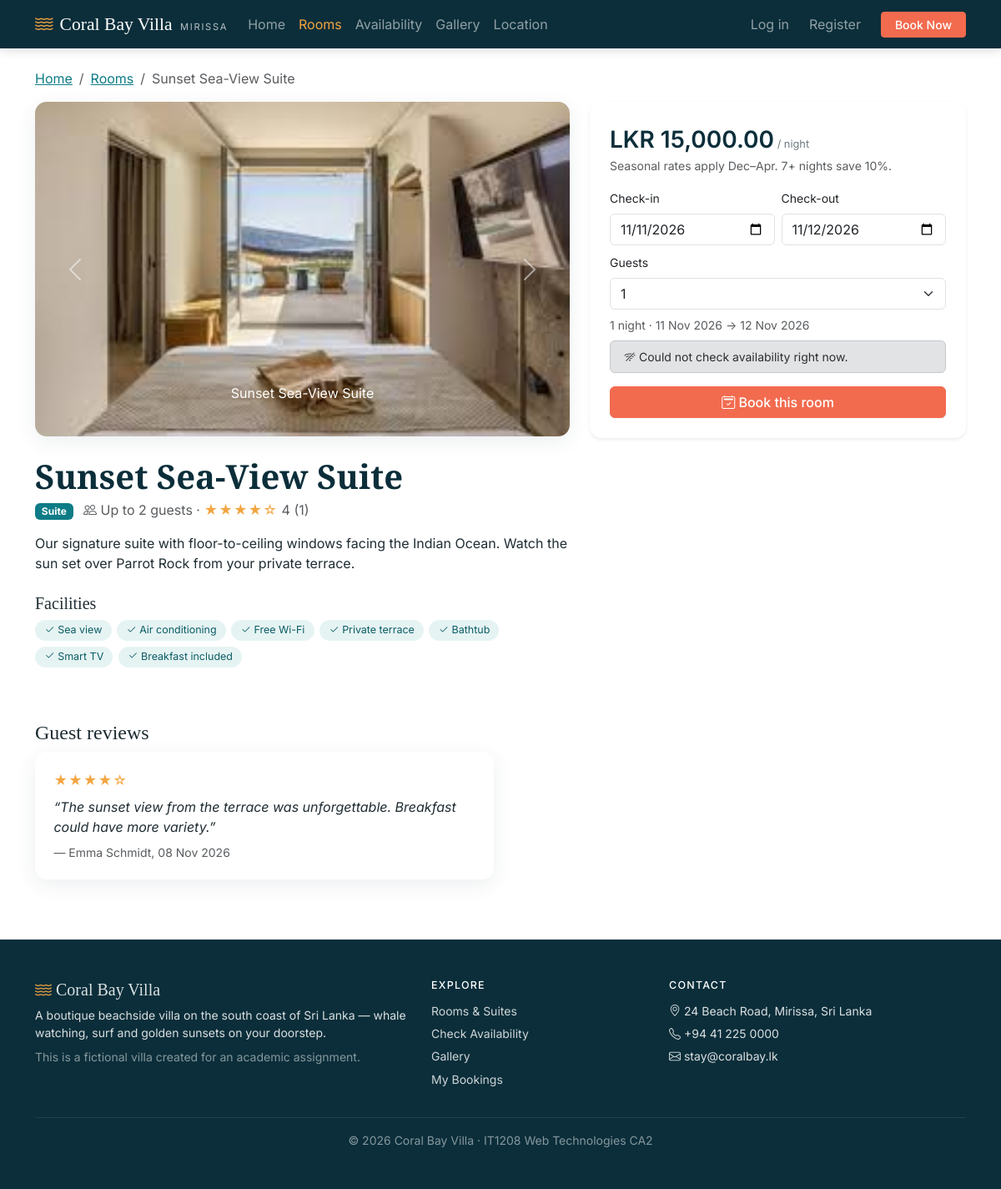
The page /room.php?id=3 on the database its author committed.
### tables this page shows
CREATE TABLE rooms (
    room_id          INT UNSIGNED AUTO_INCREMENT PRIMARY KEY,
    room_name        VARCHAR(100)  NOT NULL,
    room_type        ENUM('Standard','Deluxe','Suite','Family') NOT NULL,
    description      TEXT          NOT NULL,
    facilities       VARCHAR(255)  NOT NULL DEFAULT '',    
    price_per_night  DECIMAL(10,2) NOT NULL CHECK (price_per_night > 0),
    max_guests       TINYINT UNSIGNED NOT NULL CHECK (max_guests BETWEEN 1 AND 10),
    image            VARCHAR(255)  NOT NULL DEFAULT 'default.svg',
    room_status      ENUM('active','inactive') NOT NULL DEFAULT 'active',
    created_at       DATETIME      NOT NULL DEFAULT CURRENT_TIMESTAMP
);

CREATE TABLE room_images (
    image_id    INT UNSIGNED AUTO_INCREMENT PRIMARY KEY,
    room_id     INT UNSIGNED NOT NULL,
    file_name   VARCHAR(255) NOT NULL,
    caption     VARCHAR(150) NULL,
    CONSTRAINT fk_image_room FOREIGN KEY (room_id) REFERENCES rooms(room_id)
        ON DELETE CASCADE
);

CREATE TABLE reviews (
    review_id   INT UNSIGNED AUTO_INCREMENT PRIMARY KEY,
    booking_id  INT UNSIGNED NOT NULL UNIQUE,               
    user_id     INT UNSIGNED NOT NULL,
    room_id     INT UNSIGNED NOT NULL,
    rating      TINYINT UNSIGNED NOT NULL CHECK (rating BETWEEN 1 AND 5),
    comment     VARCHAR(1000) NOT NULL,
    created_at  DATETIME NOT NULL DEFAULT CURRENT_TIMESTAMP,
    CONSTRAINT fk_review_booking FOREIGN KEY (booking_id) REFERENCES bookings(booking_id) ON DELETE CASCADE,
    CONSTRAINT fk_review_user    FOREIGN KEY (user_id)    REFERENCES users(user_id)       ON DELETE CASCADE,
    CONSTRAINT fk_review_room    FOREIGN KEY (room_id)    REFERENCES rooms(room_id)       ON DELETE CASCADE
);

CREATE TABLE users (
    user_id         INT UNSIGNED AUTO_INCREMENT PRIMARY KEY,
    name            VARCHAR(100)  NOT NULL,
    email           VARCHAR(150)  NOT NULL UNIQUE,
    contact_number  VARCHAR(20)   NOT NULL,
    password        VARCHAR(255)  NOT NULL,               
    role            ENUM('guest','admin') NOT NULL DEFAULT 'guest',
    created_at      DATETIME      NOT NULL DEFAULT CURRENT_TIMESTAMP
);

### room.php (called while the page is built)
<?php
require __DIR__ . '/backend/controllers/room.php';
require __DIR__ . '/frontend/views/pages/room.php';

### backend/core/functions.php (called while the page is built, shortened)
<?php
function url(string $path = ''): string
{
    return BASE_URL . '/' . ltrim($path, '/');
}
function money($amount): string
{
    return CURRENCY . ' ' . number_format((float) $amount, 2);
}
function facilities_list(?string $csv): array
{
    return array_values(array_filter(array_map('trim', explode(',', (string) $csv))));
}

### backend/controllers/room.php (called while the page is built, shortened)
<?php
require_once __DIR__ . '/../core/init.php';
$roomId = (int) ($_GET['id'] ?? 0);
$stmt = $pdo->prepare("SELECT * FROM rooms WHERE room_id = ? AND room_status = 'active'");
$stmt->execute([$roomId]);
$room = $stmt->fetch();
$images = $pdo->prepare('SELECT file_name, caption FROM room_images WHERE room_id = ?');
$images->execute([$roomId]);
$images = $images->fetchAll();
$rv = $pdo->prepare(
    'SELECT v.rating, v.comment, v.created_at, u.name
     FROM reviews v JOIN users u ON u.user_id = v.user_id
     WHERE v.room_id = ? ORDER BY v.created_at DESC'
);
$rv->execute([$roomId]);
$reviews   = $rv->fetchAll();
$avgRating = $reviews ? round(array_sum(array_column($reviews, 'rating')) / count($reviews), 1) : null;
$checkIn  = $_GET['check_in']  ?? date('Y-m-d');
$checkOut = $_GET['check_out'] ?? date('Y-m-d', strtotime('+1 day'));
$guests   = (int) ($_GET['guests'] ?? 1);

### frontend/views/pages/room.php (the view, shortened to what this page needs)
<?php
require __DIR__ . '/../layout/header.php';
?>
<div class="container py-4">
    <nav aria-label="breadcrumb">
        <ol class="breadcrumb small">
            <li class="breadcrumb-item"><a href="<?= url('index.php') ?>">Home</a></li>
            <li class="breadcrumb-item"><a href="<?= url('rooms.php') ?>">Rooms</a></li>
            <li class="breadcrumb-item active" aria-current="page"><?= e($room['room_name']) ?></li>
        </ol>
    </nav>
    <div class="row g-4">
        <div class="col-lg-7">
            <div id="roomCarousel" class="carousel slide room-carousel" data-bs-ride="false">
                <div class="carousel-inner">
                    <?php foreach ($images as $i => $img): ?>
                        <div class="carousel-item <?= $i === 0 ? 'active' : '' ?>">
                            <img src="<?= img_url($img['file_name']) ?>" class="d-block w-100" alt="<?= e($img['caption'] ?: $room['room_name']) ?>">
                            <?php if ($img['caption']): ?><div class="carousel-caption"><p class="mb-0"><?= e($img['caption']) ?></p></div><?php endif; ?>
                        </div>
                    <?php endforeach; ?>
                </div>
                <?php if (count($images) > 1): ?>
                    <button class="carousel-control-prev" type="button" data-bs-target="#roomCarousel" data-bs-slide="prev"><span class="carousel-control-prev-icon"></span><span class="visually-hidden">Previous</span></button>
                    <button class="carousel-control-next" type="button" data-bs-target="#roomCarousel" data-bs-slide="next"><span class="carousel-control-next-icon"></span><span class="visually-hidden">Next</span></button>
                <?php endif; ?>
            </div>
            <h1 class="section-title mt-4 mb-1"><?= e($room['room_name']) ?></h1>
            <p class="text-muted">
                <span class="badge bg-ocean me-2"><?= e($room['room_type']) ?></span>
                <i class="bi bi-people"></i> Up to <?= (int) $room['max_guests'] ?> guests
                <?php if ($avgRating): ?> · <?= stars($avgRating) ?> <?= $avgRating ?> (<?= count($reviews) ?>)<?php endif; ?>
            </p>
            <p><?= nl2br(e($room['description'])) ?></p>
            <h2 class="h5 mt-4">Facilities</h2>
            <ul class="facility-tags list-unstyled">
                <?php foreach (facilities_list($room['facilities']) as $f): ?>
                    <li><i class="bi bi-check2"></i> <?= e($f) ?></li>
                <?php endforeach; ?>
            </ul>
        </div>
        <div class="col-lg-5">
            <div class="card booking-box shadow-sm sticky-lg-top">
                <div class="card-body p-4">
                    <p class="price fs-3 mb-0"><?= money($room['price_per_night']) ?><small> / night</small></p>
                    <p class="small text-muted">Seasonal rates apply Dec–Apr. <?= LONG_STAY_NIGHTS ?>+ nights save <?= LONG_STAY_DISCOUNT * 100 ?>%.</p>
                    <form class="js-date-form js-availability-form" action="<?= url('book.php') ?>" method="get" data-room-id="<?= (int) $room['room_id'] ?>" novalidate>
                        <div class="row g-2">
                            <div class="col-6">
                                <label for="r-in" class="form-label small">Check-in</label>
                                <input type="date" id="r-in" name="check_in" class="form-control js-check-in" min="<?= date('Y-m-d') ?>" value="<?= e($checkIn) ?>" required>
                            </div>
                            <div class="col-6">
                                <label for="r-out" class="form-label small">Check-out</label>
                                <input type="date" id="r-out" name="check_out" class="form-control js-check-out" value="<?= e($checkOut) ?>" required>
                            </div>
                            <div class="col-12">
                                <label for="r-guests" class="form-label small">Guests</label>
                                <select id="r-guests" name="guests" class="form-select">
                                    <?php for ($g = 1; $g <= $room['max_guests']; $g++): ?>
                                        <option value="<?= $g ?>" <?= $g === $guests ? 'selected' : '' ?>><?= $g ?></option>
                                    <?php endfor; ?>
                                </select>
                            </div>
                        </div>
                        <p class="small text-muted mt-2 mb-2 js-nights-label" aria-live="polite"></p>
                        <div class="availability-result js-availability-result" aria-live="polite"></div>
                        <button type="submit" class="btn btn-sunset w-100 mt-3"><i class="bi bi-calendar2-check"></i> Book this room</button>
                    </form>
                </div>
            </div>
        </div>
    </div>
    <section id="reviews" class="mt-5">
        <h2 class="h4">Guest reviews</h2>
        <div class="row g-3">
            <?php foreach ($reviews as $r): ?>
                <div class="col-md-6">
                    <figure class="review-card mb-0 h-100">
                        <?= stars((float) $r['rating']) ?>
                        <blockquote class="mt-2 mb-2">“<?= e($r['comment']) ?>”</blockquote>
                        <figcaption class="small text-muted">— <?= e($r['name']) ?>, <?= format_date($r['created_at']) ?></figcaption>
                    </figure>
                </div>
            <?php endforeach; ?>
        </div>
    </section>
</div>
<?php require __DIR__ . '/../layout/footer.php'; ?>

### frontend/views/view_helpers.php (shortened to what this page needs)
<?php
function e($value): string
{
    return htmlspecialchars((string) $value, ENT_QUOTES, 'UTF-8');
}
function img_url(?string $file): string
{
    $file = basename($file ?: 'default.svg');
    $dir  = __DIR__ . '/../assets/img/';
    return asset_url('img/' . rawurlencode($file));
}
function format_date(string $date): string
{
    return date('d M Y', strtotime($date));
}
function stars(float $rating): string
{
    $full = (int) round($rating);
    return '<span class="stars" aria-label="' . e($rating) . ' out of 5">'
         . str_repeat('★', $full) . str_repeat('☆', 5 - $full) . '</span>';
}
function asset_url(string $path): string
{
    return url('frontend/assets/' . ltrim($path, '/'));
}

### frontend/assets/css/style.css (style rules this page uses)
:root { --ocean: #0e7c86; --ocean-dark: #0a5d65; --navy: #0b2e3a; --sunset: #f26b4f; --sunset-dark: #d9553a; --amber: #f2a541; --sand: #f7f1e7; --ocean-soft: #e6f3f3; --text: #1f2d33; --radius: 14px; --shadow: 0 6px 24px rgba(11, 46, 58, .08); }
body { font-family: 'Inter', system-ui, -apple-system, 'Segoe UI', sans-serif; color: var(--text); background: #fff; display: flex; flex-direction: column; min-height: 100vh; }
h1, h2, .section-title, .hero-title, .footer-brand, .navbar-brand { font-family: 'Playfair Display', Georgia, serif; }
.section-title { font-weight: 700; color: var(--navy); }
.bg-ocean { background-color: var(--ocean) !important; }
a { color: var(--ocean); }
.btn-sunset { background: var(--sunset); border-color: var(--sunset); color: #fff; font-weight: 500; }
.facility-tags { display: flex; flex-wrap: wrap; gap: .4rem; }
.facility-tags li { background: var(--ocean-soft); color: var(--ocean-dark); border-radius: 50px; padding: .2rem .7rem; font-size: .78rem; }
.price { font-weight: 600; color: var(--navy); font-size: 1.1rem; }
.price small { font-weight: 400; color: #6c7a80; font-size: .8rem; }
.stars { color: var(--amber); letter-spacing: 1px; }
.review-card { background: #fff; border-radius: var(--radius); padding: 1.4rem; box-shadow: var(--shadow); }
.review-card blockquote { font-style: italic; }
.booking-box { border: 0; border-radius: var(--radius); top: 90px; }
.room-carousel { border-radius: var(--radius); overflow: hidden; box-shadow: var(--shadow); }
.room-carousel .carousel-item img { aspect-ratio: 16 / 10; object-fit: cover; }

### rows shown on the page
rooms: room_name "Sunset Sea-View Suite", room_type "Suite", max_guests "2", description "Our signature suite with floor-to-ceiling windows facing the Indian Ocean. Watch the sun set over Parrot Rock from your private terrace.", facilities "Sea view", facilities "Air conditioning", facilities "Free Wi-Fi", facilities "Private terrace", facilities "Bathtub", facilities "Smart TV", facilities "Breakfast included", price_per_night "LKR 15,000.00"
room_images: file_name (picture), caption "Sunset Sea-View Suite"
reviews: comment "The sunset view from the terrace was unforgettable. Breakfast could have more variety.", user.name "Emma Schmidt", created_at "08 Nov 2026"

### other values the page prints
SITE_NAME "Coral Bay Villa"
str_repeat('★', $full) "★★★★"
str_repeat('☆', 5 - $full) "☆"
$avgRating "4"
count($reviews) "1"
LONG_STAY_NIGHTS "7"
LONG_STAY_DISCOUNT * 100 "10"
form field guests "1"
